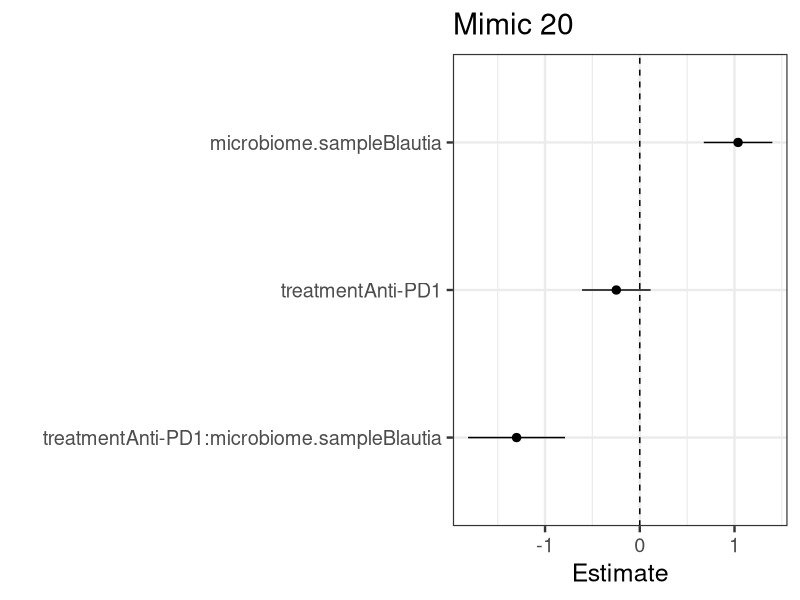
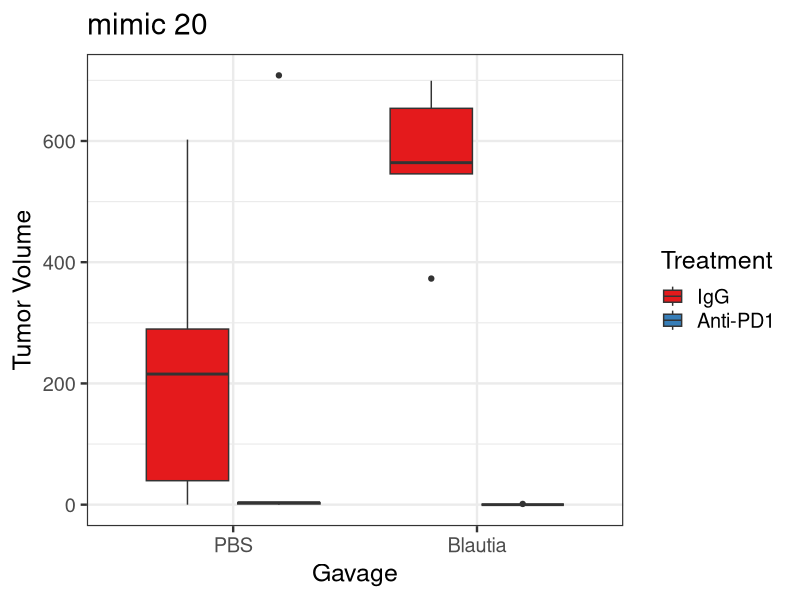
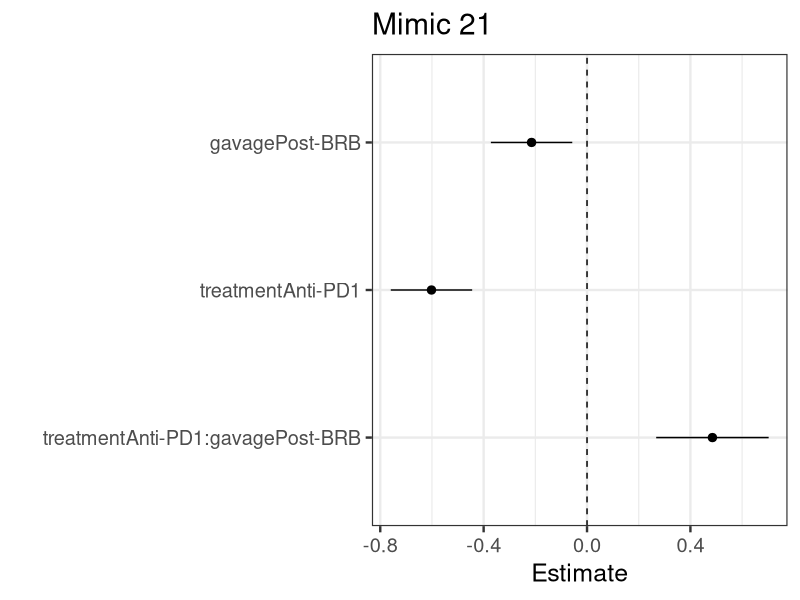
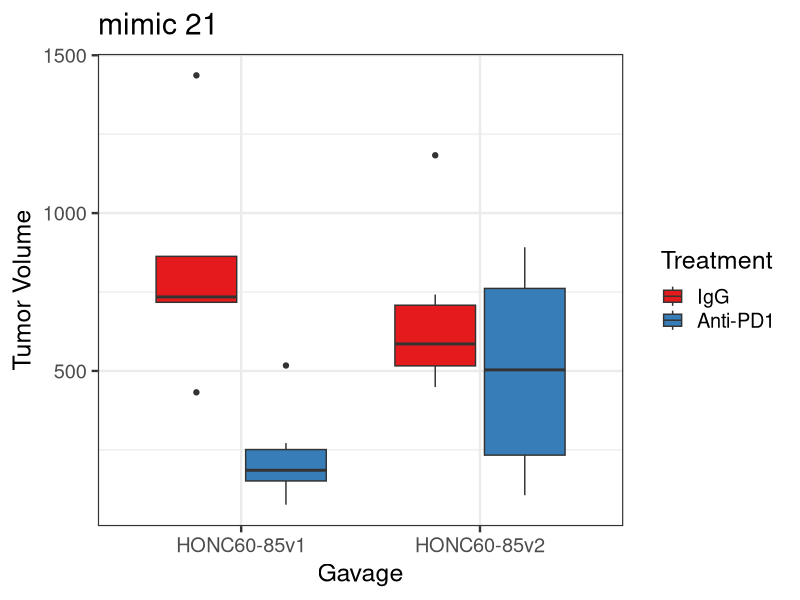
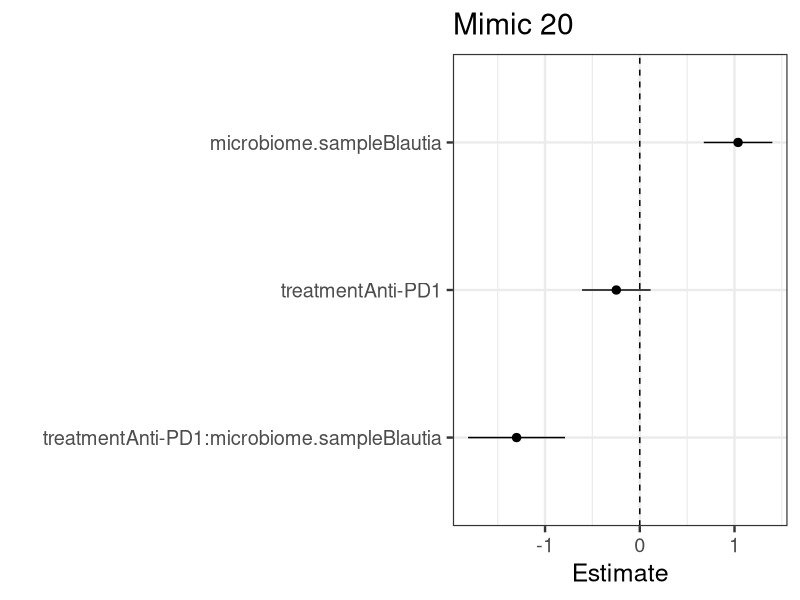
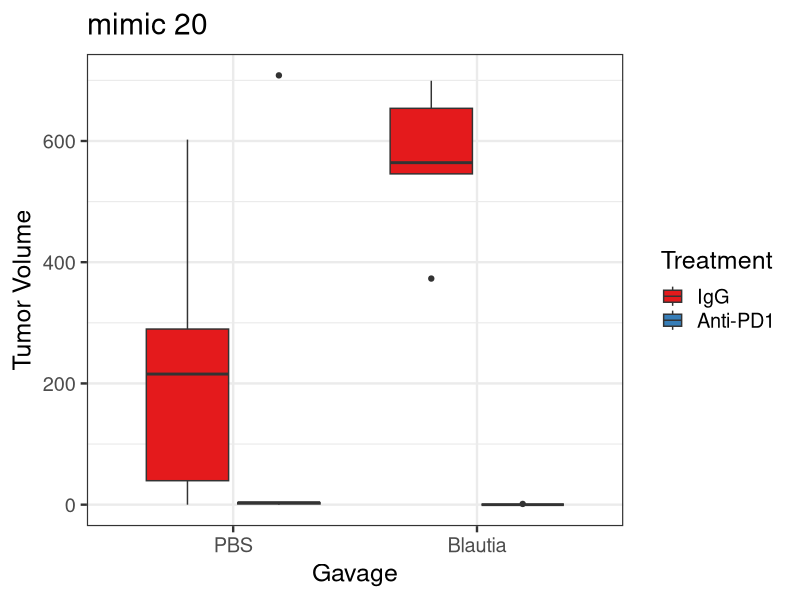
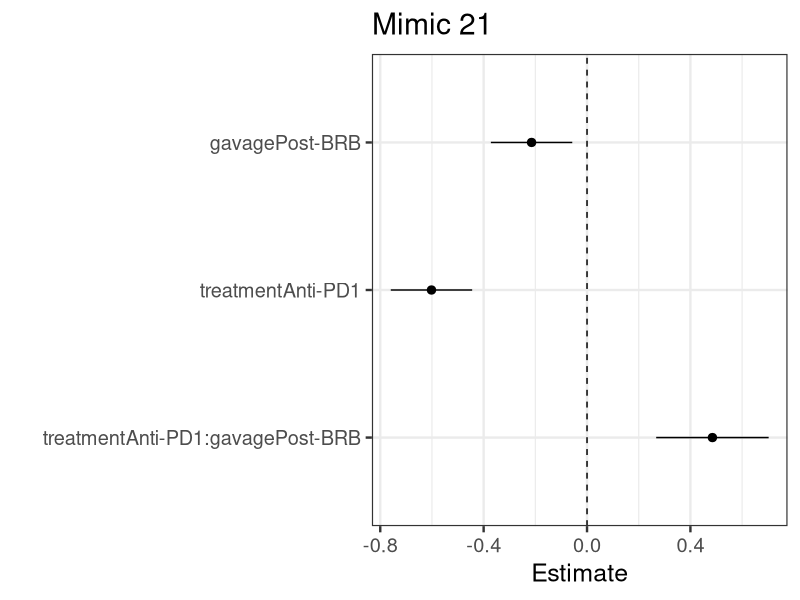
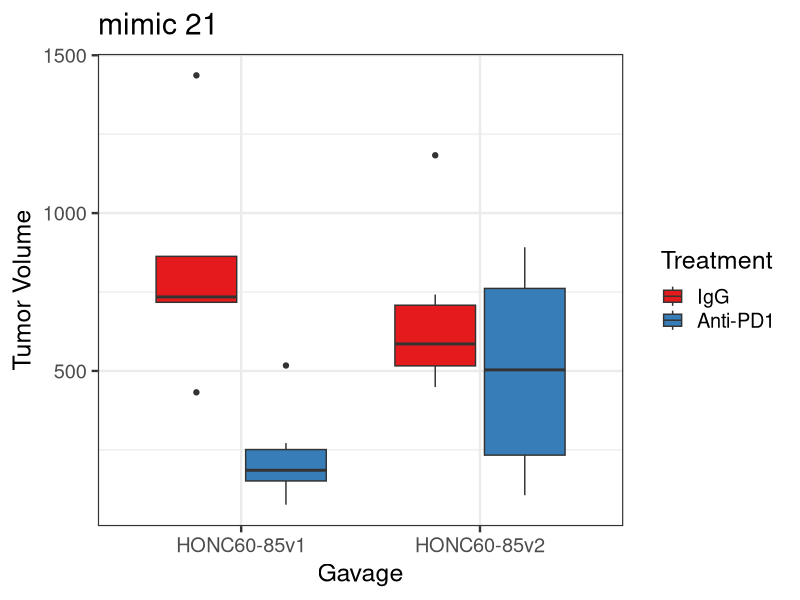

Source code (R) for these figures, in order:
## ---- chunk 1
knitr::opts_chunk$set(echo = TRUE)
library(tidyverse)
library(ggplot2)
library(lme4)
library(lmerTest)
library(broom.mixed)
library(RColorBrewer)
library(viridisLite)
## ---- chunk 2

processed <- read.csv("../data/2023-12-01_tumor-size_R-formatted.csv")

## ---- chunk 3
processModel <- function(model) {
  model %>%
  tidy() %>%
  mutate(abs.estimate = abs(estimate),
         plus.minus = ifelse(estimate > 0, "p", "n"),
         log.estimate = log10(abs.estimate)) %>%
  mutate(log.estimate = ifelse(plus.minus == "n", 
                               -1*log.estimate, 
                               log.estimate),
         log.std.error = log10(std.error),
         log.std.error = abs(log.std.error)) %>%
  mutate(sig.flag = ifelse(p.value < 0.05, "S", "NS"),
         conf.low = estimate - std.error,
         conf.high = estimate + std.error,
         log.conf.low = log.estimate - log.std.error,
         log.conf.high = log.estimate + log.std.error,
         ci95.low = estimate - (1.96 * std.error),
         ci95.high = estimate + (1.96 * std.error)) %>% 
  filter(is.na(group)) %>%
  filter(term != "(Intercept)")
}
## ---- chunk 4
mimic20 <- processed %>%
  filter(experiment == "mimic20") %>%
  mutate(treatment = fct_relevel(treatment, "IgG"),
         microbiome.sample = fct_relevel(microbiome.sample, "PBS")) %>%
  mutate(days2 = days.from.injection^2) 

m.20 <- lmer(tumor.volume ~ days.from.injection + days2 * treatment * microbiome.sample + (1|unique.mouse.id),
              data = mimic20)

summary(m.20)

model20 <- processModel(m.20) %>%
  mutate(experiment = "mimic20",
         trial = "BEWELL",
         `sample ID` = "PBS",
         hypothesis = "Blautia Supplementation",
         `Combined ID` = "Blautia Supplementation (PBS)")
## ---- chunk 5

model20 %>%
  filter(grepl("days2...*", term)) %>%
  mutate(term.adj = gsub("days2:(.*)", "\\1", term)) %>%
  ggplot(aes(x = estimate, y = term.adj)) +
  geom_point(size = 2.5) +
  theme_bw(base_size = 18) + 
  guides(alpha = "none",
         color = "none") +
  geom_vline(xintercept = 0, lty = 2) +
  geom_segment(aes(x = ci95.low, xend = ci95.high, 
                   y = term.adj, yend = term.adj)) +
  labs(x = "Estimate", y = "",title = "Mimic 20") +
  scale_y_discrete(limits = rev)

ggsave("../figures/mim20-model-forestplot_reduced.png",
       height = 5, width = 6)

## ---- chunk 6
box.20 <- mimic20 %>%
  filter(days.from.injection == 21) %>%
  mutate(treatment = fct_relevel(treatment, "IgG")) 

box.20 %>%
  ggplot(aes(x = microbiome.sample, y = tumor.volume)) +
  geom_boxplot(aes(fill = treatment)) +
  theme_bw(base_size = 18) +
  labs(x = "Gavage",
       y = "Tumor Volume",
       fill = "Treatment",
       title = "mimic 20") +
  scale_fill_brewer(palette = "Set1")

ggsave("../figures/mim20-boxplot.png",
       height = 5, width = 8)
## ---- chunk 7
mimic21 <- processed %>%
  filter(experiment == "mimic21") %>%
  mutate(treatment = fct_relevel(treatment, "IgG"),
         gavage = if_else(grepl("v1|v3", microbiome.sample),
                          true = "Pre-BRB",
                          false = if_else(grepl("v2|v4", microbiome.sample),
                                          true = "Post-BRB",
                                          false = "other"))) %>%
  mutate(gavage = fct_relevel(gavage, "Pre-BRB")) %>%
  mutate(treatment = fct_relevel(treatment, "IgG")) %>%
  mutate(days2 = days.from.injection^2)  

m.21 <- lmer(tumor.volume ~ days.from.injection + days2 * treatment * gavage + (1|unique.mouse.id),
              data = mimic21)

summary(m.21)

model21 <- processModel(m.21) %>%
  mutate(experiment = "mimic21",
         trial = "BEWELL",
         `sample ID` = "HONC60-85",
         hypothesis = "BEWELL Sample, new cancer cell line",
         `Combined ID` = "Lung Cancer Cell Line")
## ---- chunk 8

model21 %>%
  filter(grepl("days2...*", term)) %>%
  mutate(term.adj = gsub("days2:(.*)", "\\1", term)) %>%
  ggplot(aes(x = estimate, y = term.adj)) +
  geom_point(size = 2.5) +
  theme_bw(base_size = 18) + 
  guides(alpha = "none",
         color = "none") +
  geom_vline(xintercept = 0, lty = 2) +
  geom_segment(aes(x = ci95.low, xend = ci95.high, 
                   y = term.adj, yend = term.adj)) +
  labs(x = "Estimate", y = "",title = "Mimic 21") +
  scale_y_discrete(limits = rev)

ggsave("../figures/mim21-model-forestplot_reduced.png",
       height = 5, width = 6)

## ---- chunk 9
box.21 <- mimic21 %>%
  filter(days.from.injection == 34) %>%
  mutate(treatment = fct_relevel(treatment, "IgG")) 

box.21 %>%
  ggplot(aes(x = microbiome.sample, y = tumor.volume)) +
  geom_boxplot(aes(fill = treatment)) +
  theme_bw(base_size = 18) +
  labs(x = "Gavage",
       y = "Tumor Volume",
       fill = "Treatment",
       title = "mimic 21" ) +
  scale_fill_brewer(palette = "Set1")

ggsave("../figures/mim21-boxplot.png",
       height = 5, width = 6)
